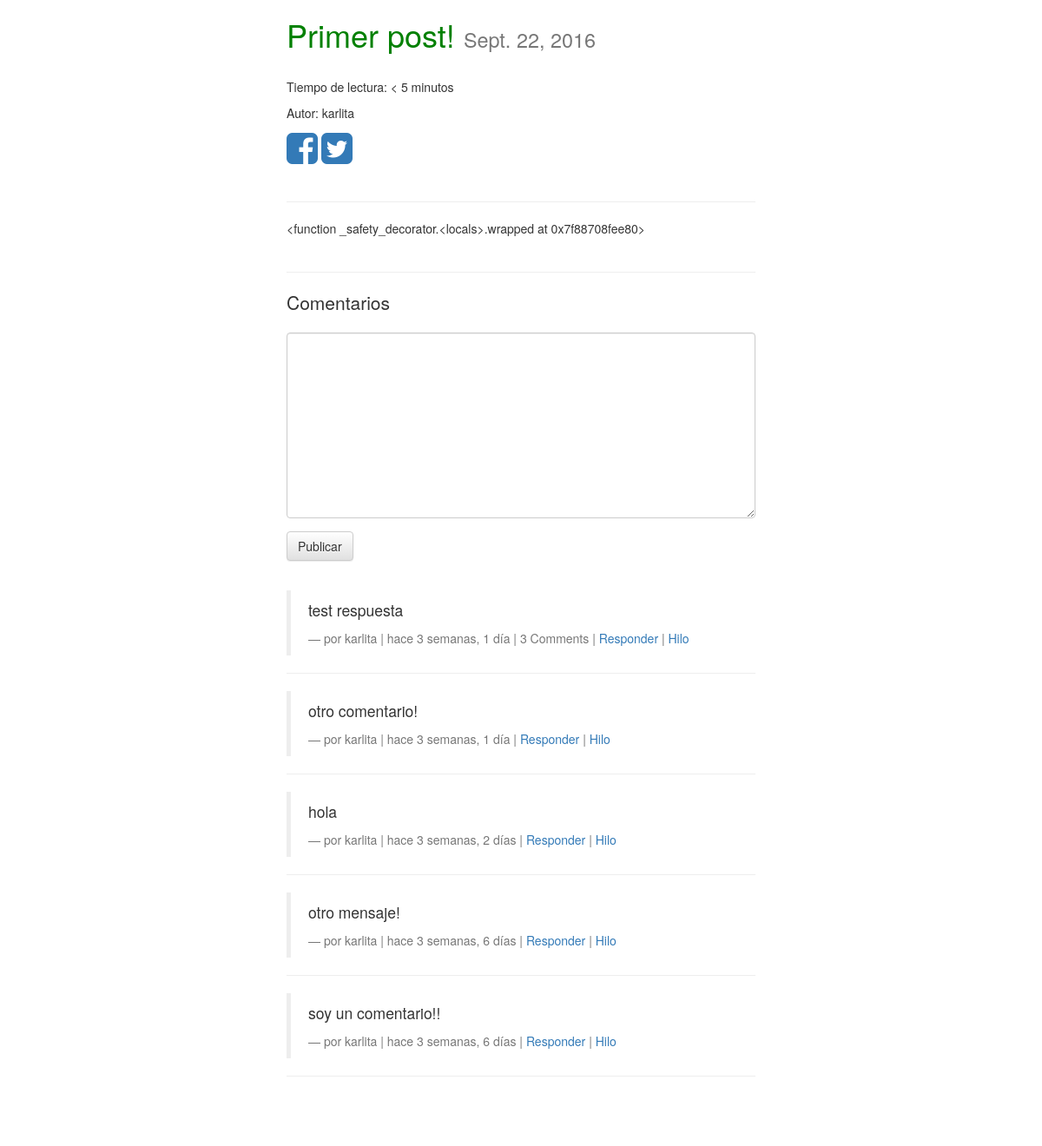
The page /posts/primer-post/ (signed in) on the database its author committed.
### posts/models.py (models this page shows, shortened)
class Post(models.Model):
	user = models.ForeignKey(settings.AUTH_USER_MODEL, default=1)
	titulo = models.CharField(max_length=150)
	slug = models.SlugField(unique=True)
	imagen = models.ImageField(upload_to=upload_location,
			null=True,
			blank=True,
			height_field="height_field",
			width_field="width_field")
	height_field = models.IntegerField(default=0)
	width_field = models.IntegerField(default=0)
	contenido = models.TextField()
	draft = models.BooleanField(default=False)
	publish = models.DateField(auto_now=False, auto_now_add=False)
	read_time = models.IntegerField(default=0)
	timestamp = models.DateTimeField(auto_now_add=True, auto_now=False)
	actualizado = models.DateTimeField(auto_now_add=False, auto_now=True)
	objects = PostManager()
	class Meta:
		ordering = ["-timestamp", "-actualizado"]
	def get_markdown(self):
		contenido = self.contenido
		markdown_text = markdown(contenido)
		return mark_safe(markdown_text)
	@property
	def comments(self):
		instance = self
		qs = Comment.objects.filter_by_instance(instance)
		return qs
	@property
	def get_content_type(self):
		instance = self
		content_type = ContentType.objects.get_for_model(instance.__class__)
		return content_type

### comments/models.py (models this page shows, shortened)
class Comment(models.Model):
	user = models.ForeignKey(settings.AUTH_USER_MODEL, default=1)
	content_type = models.ForeignKey(ContentType, on_delete=models.CASCADE)
	object_id = models.PositiveIntegerField()
	content_object = GenericForeignKey('content_type', 'object_id')
	parent = models.ForeignKey("self", null=True, blank=True)
	content = models.TextField()
	timestamp = models.DateTimeField(auto_now_add=True)
	objects = CommentManager()
	class Meta:
		ordering = ["-timestamp"]
	def get_absolute_url(self):
		return reverse("comments:hilo", kwargs={"id": self.id})
	def children(self): #respuestas(reply)
		return Comment.objects.filter(parent=self)

### posts/views.py (the view, shortened to what this page needs)
# urls.py: url(r'^(?P<slug>[\w-]+)/$', views.post_detail, name='detail'),
def post_detail(request, slug=None):
	instance = get_object_or_404(Post, slug=slug)
	if instance.publish > timezone.now().date() or instance.draft:
		if not request.user.is_staff or not request.user.is_superuser:
			raise Http404
	share_string = quote_plus(instance.titulo)
	print(get_read_time(instance.get_markdown()))
	initial_data = {
		"content_type": instance.get_content_type,
		"object_id": instance.id,
	}
	form = CommentForm(request.POST or None, initial=initial_data)
	comments = instance.comments #Comment.objects.filter_by_instance(instance)
	context = {
		"titulo": instance.titulo,
		"instance": instance,
		"share_string": share_string,
		"comments": comments,
		"comment_form": form,
	}
	return render(request, "post_detail.html", context)

### comments/forms.py
class CommentForm(forms.Form):
	content_type	= forms.CharField(widget=forms.HiddenInput)
	object_id		= forms.IntegerField(widget=forms.HiddenInput)
	content 		= forms.CharField(label='', widget=forms.Textarea)

### comments/models.py (called while the page is built)
	def filter_by_instance(self, instance):
		content_type = ContentType.objects.get_for_model(instance.__class__)
		obj_id = instance.id
		qs = super(CommentManager, self).filter(content_type=content_type, object_id=obj_id).filter(parent=None)
		return qs

### posts/templatetags/urlify.py (called while the page is built)
@register.filter
def urlify(value):
	return quote_plus(value)

### posts/utils.py (called while the page is built)
def count_words(html_string):
	word_string = strip_tags(html_string)
	word_match = re.findall(r'\w+', word_string)
	count = len(word_match)
	return count

def get_read_time(html_string):
	count = count_words(html_string)
	read_time_min = math.ceil(count/200.0)
	return int(read_time_min)

### templates/post_detail.html (shortened to what this page needs)
{% extends "base.html" %}
{% load urlify %}
{% load crispy_forms_tags %}
{% block content %}
<div class='col-sm-6 col-sm-offset-3'>
<h1>{{ titulo }}  <small>{% if instance.draft %} <span style='color:red;'>DRAFT</span> {% endif %}
{{ instance.publish }}</small></h1><br>
	<p>Tiempo de lectura: {% if instance.read_time < 5 %}< 5 minutos {% else %}{{ instance.read_time }} minutos{% endif %}</p>
	{% if instance.user.get_full_name %}
	<p>Autor: {{ instance.user.get_full_name }}</p>
	{% else %}
	<p>Autor: {{ instance.user }}</p>
	{% endif %}
<a href="https://www.facebook.com/sharer/sharer.php?u={{ request.build_absolute_uri }}">
<i class="fa fa-facebook-square fa-3x" aria-hidden="true"></i></a>
<a href="https://twitter.com/home?status={{ instance.titulo|urlify }} {{ request.build_absolute_uri }}">
<i class="fa fa-twitter-square fa-3x" aria-hidden="true"></i></a>
<br/><br/><hr/>
<div class='row'>
<div class='col-sm-12'>
<div class='post-detail-art'>{{ instance.get_markdown }}</div>
<br/><hr/>
<div>
<p class='lead'>Comentarios</p>
<form method="POST" action='.'>{% csrf_token %}
	{{ comment_form|crispy }}
	<input type='submit' value='Publicar' class='btn btn-default' />
</form>
<br/>
{% for comment in comments %}
<blockquote>
	<p>{{ comment.content }}</p>
	<footer>por {{ comment.user }} | hace {{ comment.timestamp|timesince }} | {% if comment.children.count > 0 %}{{ comment.children.count }} Comment{% if comment.children.count > 1 %}s{% endif %} | {% endif %}<a class='comment-reply-btn' href='#'>Responder</a> | <a class='' href='{{ comment.get_absolute_url }}'>Hilo</a></footer>
</blockquote>
<hr/>
{% endfor %}
</div>
<br/>
<br><br>
</div>
</div>
{% endblock %}

### static/css/base.css (style rules this page uses)
h1 { color:green; }

### rows shown on the page
Post: titulo "Primer post!", publish "Sept. 22, 2016", user "karlita", get_markdown "<function _safety_decorator.<locals>.wrapped at 0x7f88708fee80>"
Comment: content "test respuesta", user "karlita", timestamp "3 semanas, 1 día", children.count "3"
Comment: content "otro comentario!", user "karlita", timestamp "3 semanas, 1 día"
Comment: content "hola", user "karlita", timestamp "3 semanas, 2 días"
Comment: content "otro mensaje!", user "karlita", timestamp "3 semanas, 6 días"
Comment: content "soy un comentario!!", user "karlita", timestamp "3 semanas, 6 días"
